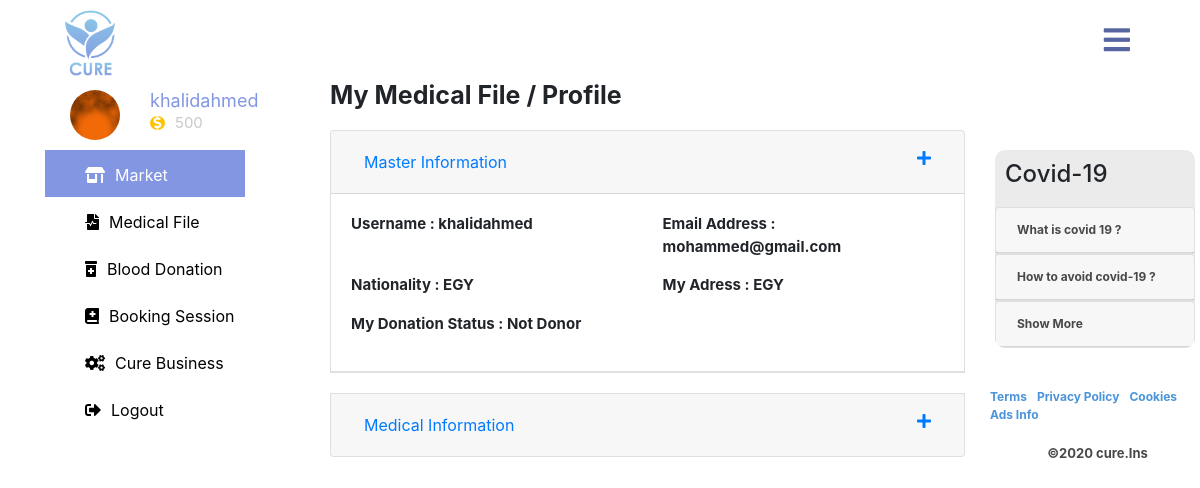
The app's page /cure-app/mfile.php (signed in) with its own data.
### tables this page shows
CREATE TABLE `cure_users` (
  `patient_id` int(11) NOT NULL,
  `patient_username` varchar(255) NOT NULL,
  `patient_email` varchar(255) NOT NULL,
  `patient_password` varchar(60) NOT NULL,
  `patient_salt` varchar(255) NOT NULL,
  `patient_hashedpassword` varchar(255) NOT NULL,
  `patient_phone` varchar(16) NOT NULL,
  `patient_gender` tinyint(4) NOT NULL DEFAULT '0',
  `patient_birthdate` varchar(60) NOT NULL,
  `patient_nationality` varchar(60) NOT NULL,
  `patient_address` varchar(255) NOT NULL,
  `patient_e_coins` int(11) NOT NULL DEFAULT '0',
  `patient_donation_status` tinyint(4) NOT NULL DEFAULT '0',
  `patient_account_status` tinyint(4) NOT NULL DEFAULT '0',
  `patient_registerdate` timestamp NOT NULL DEFAULT CURRENT_TIMESTAMP,
  `patient_image_code` varchar(255) NOT NULL,
  `worker_account_type` tinyint(4) NOT NULL DEFAULT '0'
);

### cure-app/classes/database.php (called while the page is built, shortened)
<?php
class database {
    private static $_instance = null ;
    private $_pdo,
            $_query,
            $_error  = false,
            $_results,
            $_count = 0 ;
    private function __construct (){
        try{
            $this -> _pdo = new PDO('mysql:host='.config::get('mysql/host').';dbname=' . config::get('mysql/db'), config::get('mysql/username') ,config::get('mysql/password'));
        }catch(PDOexception $e){
            die($e->getMessage());
        }
    }
    public static function  getInstance () {
        if ( !isset(self::$_instance) ){
            self::$_instance = new database();
        }
        return self::$_instance;
    }
    public function query( $sql , $params = array() ){
        $this -> _error = false ;
        if ($this->_query  = $this->_pdo->prepare($sql)) {
            $x = 1 ;
            if ( count($params) ){
                foreach($params as $param ){
                    $this -> _query->bindValue($x , $param);
                    $x++;
                }
            }
            if ($this->_query->execute()){
                $this->_results = $this->_query->fetchAll(PDO::FETCH_OBJ);
                $this->_count = $this->_query->rowCount();
            }else{
                $this->_error = true ;
            }
        }
        return $this;
    }
    public function action ($action , $table , $where = array()) {
        if ( count($where) == 3 ){
            $operators = array ("=",">","<","<=",">=");
            $field      = $where[0];
            $operator   = $where[1];
            $value      = $where[2];
            if ( in_array($operator,$operators)){
                $sql = "{$action} FROM {$table} WHERE {$field} {$operator} ? ";
                if ( !$this->query($sql,array($value))->error() ){
                    return $this;
                }
            }
        }
        return false;
    }
    public function get ($table,$where) {
        return $this->action('SELECT *',$table,$where);
    }
    public function results(){
        return $this->_results;
    }
    public function first() {
        return $this->results()[0];
    }
    public function error(){
        return $this->_error;
    }
    public function count(){
        return $this->_count;
    }
}

### cure-app/classes/config.php (called while the page is built)
<?php
class config {
    public static function get($path = null ){
        if ( $path ){
            $config = $GLOBALS['config'];
            $path = explode('/',$path);
            foreach ( $path as $bit ){
                if ( isset($config[$bit])){
                    $config = $config[$bit];
                }
            }
            return $config;
        }
        return false;
    }
}

### cure-app/classes/patient.php (called while the page is built, shortened)
<?php
class patient{
    private $_db,$_data,$_sessionName,$_isLogged,$_cookieName;
    public function __construct($user = null){
        $this->_db = database::getInstance();
        $this->_sessionName = config::get('session/session_name');
        if(!$user){
            if( session::exists($this->_sessionName)){
                $user = session::get($this->_sessionName);
                if($this->find($user)){
                    $this->_isLogged = true ;
                }else{
                }
            }
        }else{
            $this->find($user);
        }
    }
    public function find($user = null){
        if($user){
            $field = (is_numeric($user)) ? 'patient_id' :'patient_username';
            $data = $this->_db->get('cure_users',array($field,'=',$user));
            if($data->count()){
                $this->_data = $data->first();
                return true;
            }
        }
        return false;
    }
    public function data(){
        return $this->_data;
    }
    public function isLogged(){
        return $this->_isLogged;
    }
}

### cure-app/classes/session.php (called while the page is built, shortened)
<?php
class session{
    public static function exists($name){
        return (isset($_SESSION[$name])) ? true : false;
    }
    public static function get($name){
        return $_SESSION[$name];
    }
}

### cure-app/mfile.php (the view, shortened to what this page needs)
<?php
    templateController::get('header');
    $patient = new patient ();
    if ( $patient->isLogged() ) {
?>
       <div class="medical-file col-md-7">
        <h2>My Medical File / Profile </h2>
        <div class="accordion" id="accordionExample">
            <div class="card">
              <div class="card-header" id="headingOne">
                <h2 class="mb-0">
                  <button class="btn btn-link btn-block text-left" type="button" data-toggle="collapse" data-target="#collapsefour" aria-expanded="true" aria-controls="collapsefour">
                    Master Information
                    <span class="main-info"><i class="fas fa-plus"></i></span>
                  </button>
                </h2>
              </div>
              <div id="collapsefour" class="collapse show" aria-labelledby="headingOne" data-parent="#accordionExample">
                <div class="card-body">
                  <div class="row">
                    <div class="col-md-6  col-sm-6 form-group col-xs-12">
                      <div>Username : <?php echo $patient->data()->patient_username;?></div>
                    </div>
                    <div class="col-md-6  col-sm-6 form-group col-xs-12">
                      <div>Email Address : <?php echo $patient->data()->patient_email;?></div>
                    </div>
                    <div class="col-md-6  col-sm-6 form-group col-xs-12">
                      <div> Nationality : <?php echo $patient->data()->patient_nationality;?></div>
                    </div>
                    <div class="col-md-6  col-sm-6 form-group col-xs-12">
                      <div>My  Adress : <?php echo $patient->data()->patient_nationality;?></div>
                    </div>
                    <div class="col-md-6  col-sm-6 form-group col-xs-12">
                      <div>My  Donation Status  : <?php
                        if ( $patient->data()->patient_donation_status == 0 ) {
                          echo 'Not Donor';
                        }else{
                          echo ' Donor';
                        }
                      ?></div>
                    </div>
                  </div>
                </div>
              </div>
            </div>
            <div class="card">
              <div class="card-header" id="headingTwo">
                <h2 class="mb-0">
                  <button class="btn btn-link btn-block text-left collapsed" type="button" data-toggle="collapse" data-target="#collapseTwo" aria-expanded="false" aria-controls="collapseTwo">
                    Medical Information
                    <span class="main-info"><i class="fas fa-plus"></i></span>
                  </button>
                </h2>
              </div>
            </div>
          </div>
    </div>
<?php
      }else{
        redirect::to('login.php');
      }
?>

### cure-app/includes/header.php (shortened to what this page needs)
<?php
$patient = new patient();
?>
<html >
<head>
   <link rel="stylesheet" href="https://use.fontawesome.com/releases/v5.8.1/css/all.css"
>
   <link rel="stylesheet" href="https://stackpath.bootstrapcdn.com/bootstrap/4.3.1/css/bootstrap.min.css">
  <link rel="stylesheet" href="https://cdnjs.cloudflare.com/ajax/libs/animate.css/3.7.0/animate.min.css">
   <link rel="stylesheet" href="assets/css/profile.css">
   <link rel="stylesheet" href="assets/css/mfile.css">
   <link rel="stylesheet" href="assets/css/blood.css">
   <link rel="stylesheet" href="assets/css/cart.css">
   <link rel="stylesheet" href="assets/css/style.css">
</head>
<body>
    <div class="nave">
      <div class="container">
        <div class="row">
          <div class="nav-bar">
            <label for="check" class="checkbtn">
               <i class="fas fa-bars"></i>
            </label>
            <label>
               <img class="cure-logo" src="assets/imgs/logo.png.png"/>
            </label>
         </div>
        </div>
      </div>
    </div>
  <section class="categorey">
  <div class="cure-category">
    <div class="container">
       <div class="row">
          <div class="col-md-3">
            <div class="sidebar">
            <div class="acc-image row">
            <?php
              if ( $patient->data()->patient_image_code == null ) {
                echo '<img src="assets/imgs/tn.png"/>';
              }else{
                echo '<img src="../storage/'. $patient->data()->patient_image_code  .'"/>';
              }
            ?>
              <div class="acc-write">
                <h4><?php echo $patient->data()->patient_username; ?></h4>
                <span class="text-center"><i class="fas fa-dollar-sign"></i><?php echo $patient->data()->patient_e_coins; ?></span>
              </div>
            </div>
             <ul class="list-unstyled">
               <li style="display:block;height:47px;"><a class="active" href="index.php"><i class="fas fa-store-alt"></i>Market</a></li>
               <li style="display:block;height:47px;"><a href="mfile.php"><i class="fas fa-file-medical-alt"></i>Medical File</a></li>
               <li style="display:block;height:47px;"><a href="bloodDonations.php"><i class="fas fa-prescription-bottle-alt"></i>Blood Donation</a></li>
               <li style="display:block;height:47px;"><a href="booking.php"><i class="fas fa-book-medical"></i>Booking Session</a></li>
               <li style="display:block;height:47px;" ><a href="../cure-auth/"><i class="fas fa-cogs"></i>Cure Business</a></li>
               <li style="display:block;height:47px;"><a href="logout.php"><i class="fas fa-sign-out-alt"></i>Logout</a></li>
             </ul>
            </div>
          </div>

### cure-app/assets/css/profile.css (style rules this page uses)
* { padding:0px; margin:0px; }
ul { list-style:none; margin:0; padding:0; }
a { color:black }
.nav-bar { width:100%; height:80px; }
.nav-bar img.cure-logo { width:80px; padding:40px 0px; margin-left:20px; }
.nav-bar .checkbtn { color:white; font-size:30px; line-height:80px; float:right; margin-right:40px; cursor:pointer; display:none; }
@media (max-width:1200px) { .nav-bar .checkbtn { display:block; color:#5766a1; margin-top:25px; } }
section.categorey { height:calc(100vh - 80px); }
.cure-category .sidebar { position:fixed; width:260px; height:100%; margin-top:10px; }
.cure-category .sidebar .acc-image { margin-bottom:10px; padding-left:40px; }
.cure-category .sidebar .acc-image img , .cure-category .sidebar .location-image img { border-radius: 50%; width: 50px; height:50px; margin-right:30px; }
.cure-category .sidebar .acc-write h4 { color:#8396e2; font-weight:normal; margin-bottom:0; }
.cure-category .sidebar .acc-write span { font-size:15px; color:#bebebed4 }
.cure-category .sidebar .acc-write span i { width:15px; font-size:15px; background:#FFc201; border-radius:50%; color:white; margin-right:10px; }
.cure-category .sidebar ul a { display:block; color:black; width:100%; height:100%; line-height:50px; font-size:20px; padding-left:40px; transition:all .4s ease-in-out; }
.cure-category .sidebar ul li a.active { background:#8396e2; color:white; }
.cure-category .sidebar ul a i { margin-right:25px; }
@media (max-width:1200px) { .cure-category .sidebar { width:200px; } }
@media (max-width:1200px) { .cure-category .sidebar .acc-write h4 { font-size:18px; } }
@media (max-width:1200px) { .cure-category .sidebar .acc-write span i { font-size:14px; } }
@media (max-width:1200px) { .cure-category .sidebar ul a { font-size:16px; } }
@media (max-width:1200px) { .cure-category .sidebar ul a i { margin-right:10px; } }

### cure-app/assets/css/mfile.css (style rules this page uses)
* { padding:0px; margin:0px; }
ul { list-style:none; margin:0; padding:0; }
a { color:black }
.nav-bar { width:100%; height:80px; }
.nav-bar img.cure-logo { width:80px; padding:40px 0px; margin-left:20px; }
.nav-bar .checkbtn { color:white; font-size:30px; line-height:80px; float:right; margin-right:40px; cursor:pointer; display:none; }
@media (max-width:1200px) { .nav-bar .checkbtn { display:block; color:#5766a1; margin-top:25px; } }
section.categorey { height:calc(100vh - 80px); }
.cure-category .sidebar { position:fixed; width:260px; height:100%; margin-top:10px; }
.cure-category .sidebar .acc-image { margin-bottom:10px; padding-left:40px; }
.cure-category .sidebar .acc-image img , .cure-category .sidebar .location-image img { border-radius: 50%; width: 50px; height:50px; margin-right:30px; }
.cure-category .sidebar .acc-write h4 { color:#8396e2; font-weight:normal; margin-bottom:0; }
.cure-category .sidebar .acc-write span { font-size:15px; color:#bebebed4 }
.cure-category .sidebar .acc-write span i { width:15px; font-size:15px; background:#FFc201; border-radius:50%; color:white; margin-right:10px; }
.cure-category .sidebar ul a { display:block; color:black; width:100%; height:100%; line-height:50px; font-size:20px; padding-left:40px; transition:all .4s ease-in-out; }
.cure-category .sidebar ul li a.active { background:#8396e2; color:white; }
.cure-category .sidebar ul a i { margin-right:25px; }
.cure-category .medical-file h2 { font-size:25px; margin-bottom:20px; font-weight:bold; }
.cure-category .medical-file .accordion span.main-info { float:right; }
.cure-category .medical-file .accordion .card:first-child , .cure-category .medical-file .accordion .card:nth-child(2) { margin-bottom:20px; border-bottom:1px solid rgba(0,0,0,.125); }
.cure-category .medical-file .accordion .card .card-body { border-bottom:1px solid rgba(0,0,0,.125); }
.cure-category .medical-file .accordion .card-body div { font-size:15px; font-weight:bold; }
@media (max-width:1200px) { .cure-category .sidebar { width:200px; } }
@media (max-width:1200px) { .cure-category .sidebar .acc-write h4 { font-size:18px; } }
@media (max-width:1200px) { .cure-category .sidebar .acc-write span i { font-size:14px; } }
@media (max-width:1200px) { .cure-category .sidebar ul a { font-size:16px; } }
@media (max-width:1200px) { .cure-category .sidebar ul a i { margin-right:10px; } }

### records on screen
cure_users: patient_username "khalidahmed", patient_e_coins "500", patient_email "mohammed@gmail.com", patient_nationality "EGY"
